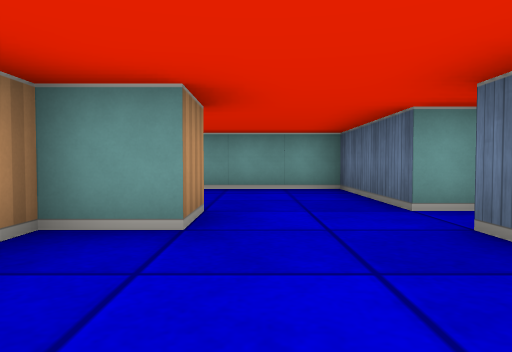
view 1 (above)

16 first-person views from a walk through a cub3D ray-caster map. The camera is about half as high as the walls, tilts 2° down and sees 70° across. The floor is counted in squares. Each view is taken from the middle of a square. On the plan, view 1 faces up. The plan holds only what a view shows up to about 9 squares ahead; the rest is blank.

view 2
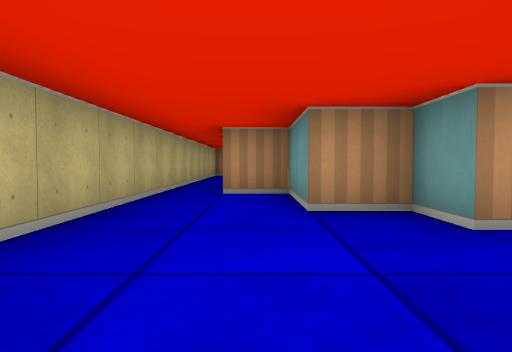

view 3
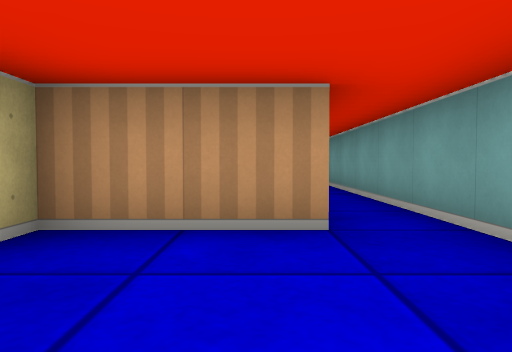

view 4
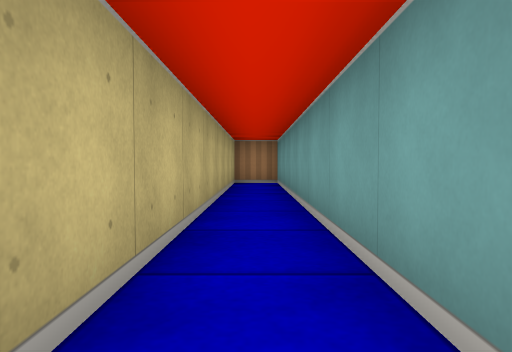

view 5
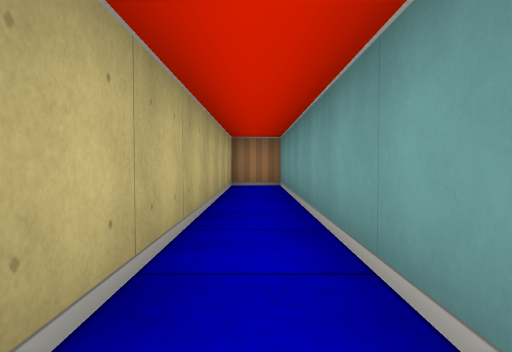

view 6
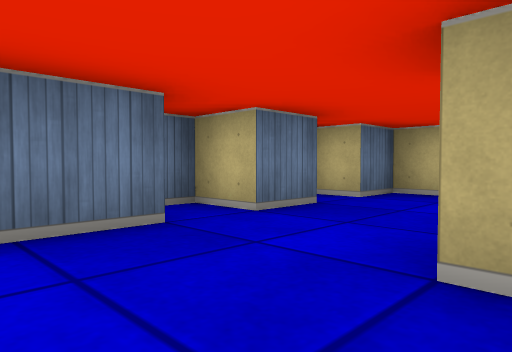

view 7
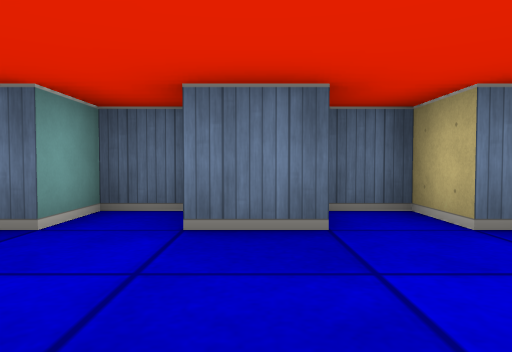

view 8
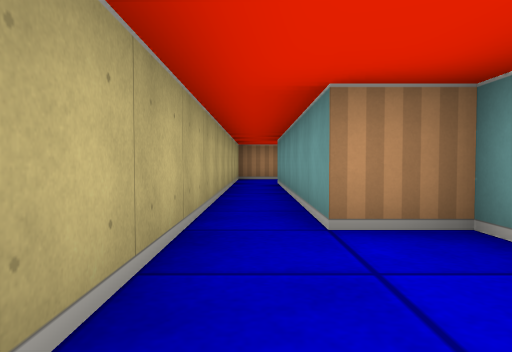

view 9
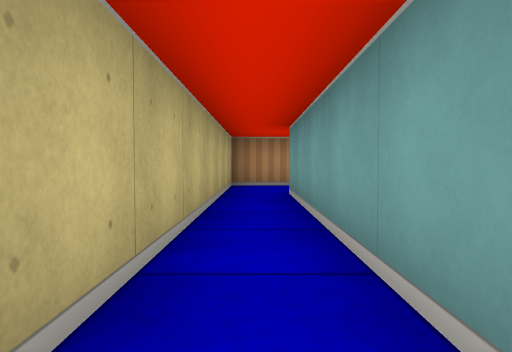

view 10
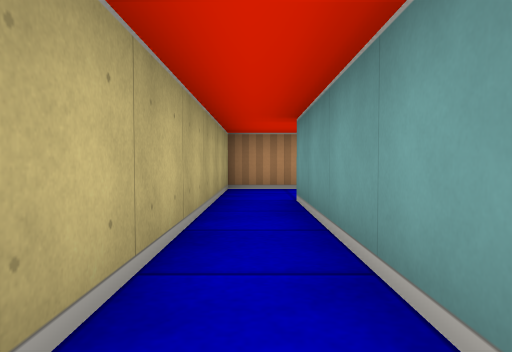

view 11
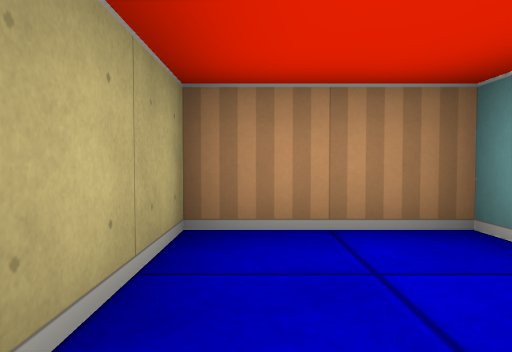

view 12
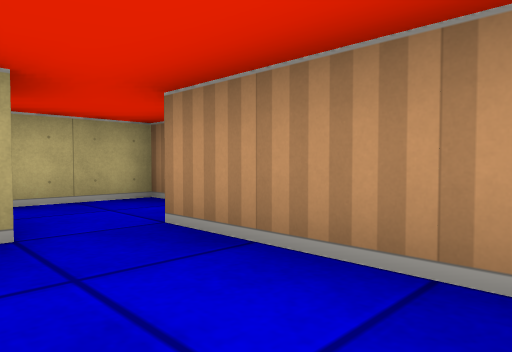

view 13
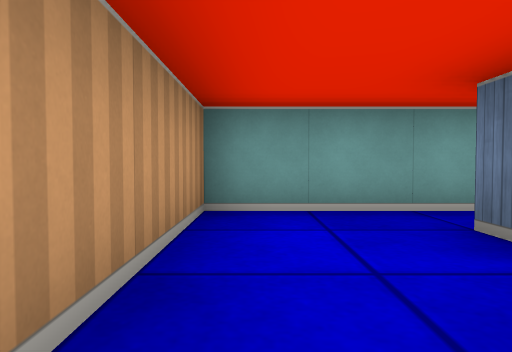

view 14
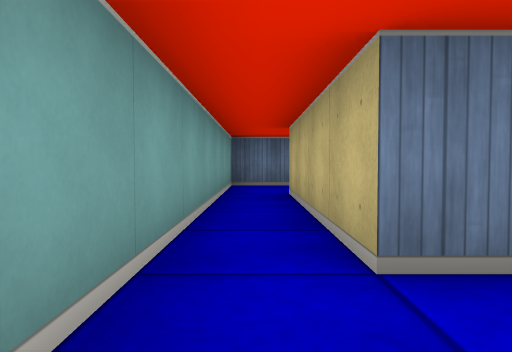

view 15
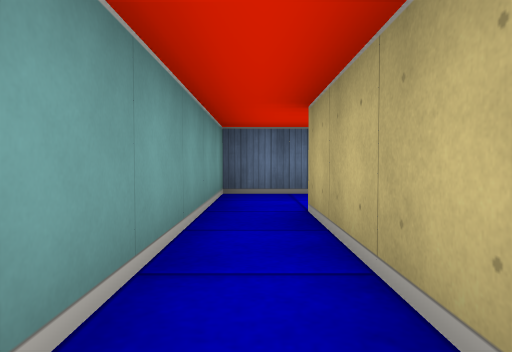

view 16
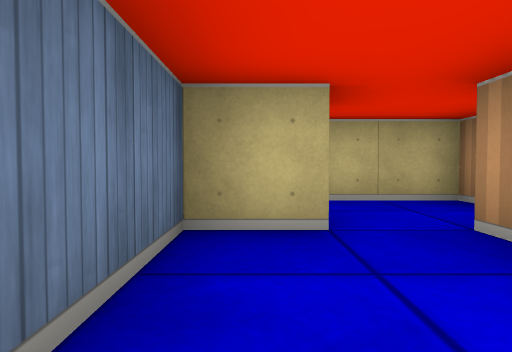

### Floor plan
Ten units are one square. View 1 is at (0, 0); x grows to the right and y downward. Boxes are objects, and circles mark ways between rooms. Rooms are numbered by the first view taken in them; rooms with no view inside come last. Other rooms are left out.
<svg viewBox="-120 -70 150 80">
<path fill="none" stroke="#000" d="M-35 -15 -35 -5M15 -14 15 -25 25 -25 25 -35 15 -35 15 -65 -95 -65 -95 -55 -15 -55 -15 -35 -5 -35 -5 -25 -15 -25 -15 -15 -25 -15M-25 5 15 5 15 -5 25 -5 25 -14M-115 -16 -115 5 -25 5M-35 -5 -95 -5M-25 -15 -35 -15M-96 -15 -85 -15 -85 -35 -45 -35M-25 -31 -25 -45 -105 -45 -105 -15"/>
<circle cx="-20" cy="0" r="3" fill="#2a7"/>
<circle cx="-100" cy="-20" r="3" fill="#2a7"/>
<text x="-10" y="-40">1</text>
<text x="-80" y="0">2</text>
<text x="-70" y="-40">3</text>
</svg>
Room 1 opens to room 2. Room 2 opens to room 3.

Where each view was taken, in squares from view 1:
view 1: 0 up, 0 right, facing up
view 2: 1 up, 2 right, facing left
view 3: 5 up, 1 right, facing left
view 4: 6 up, 1 left, facing left
view 5: 6 up, 2 left, facing left
view 6: 5 up, 1 left, facing down-right
view 7: 2 up, 1 left, facing right
view 8: 0 up, 1 left, facing left
view 9: 0 up, 4 left, facing left
view 10: 0 up, 5 left, facing left
view 11: 0 up, 9 left, facing left
view 12: 4 up, 9 left, facing down-left
view 13: 1 up, 10 left, facing up
view 14: 4 up, 10 left, facing right
view 15: 4 up, 8 left, facing right
view 16: 4 up, 9 left, facing down
